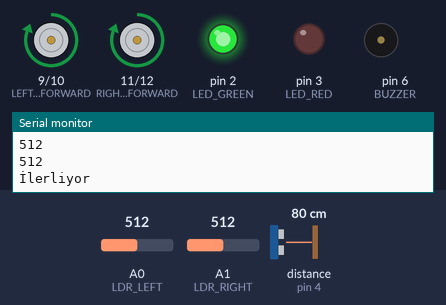
Bench run of a sketch on a simulated Arduino Uno, built with avr-gcc and run on an emulated ATmega328P. Parts: motor-driver pin pairs drawn as motors (green arrow = first pin HIGH = forward, orange = second pin HIGH = backward, longer = more drive), output pins drawn as LEDs (lit = HIGH), buzzer (waves = sounding, pin HIGH), the last lines printed to the serial monitor. Wiring (inferred from the names in the program): ultrasonic range finder: trigger pin 5; echo pin 4. The test bench sets the inputs (shaded band); at power-on: distance to the obstacle (sensor on pin 4) 80 cm, A0 (LDR_LEFT) = 512, A1 (LDR_RIGHT) = 512. The echo pulse lasts 58.3 µs per cm; pins used as bus, display or sensor lines are not drawn.

Above: at 1.2 s.
1.3 s: distance to the obstacle (sensor on pin 4) set to 33 cm
4.3 s: distance to the obstacle (sensor on pin 4) set to 27 cm
At 5.2 s:
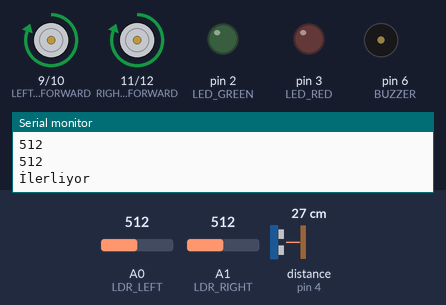
5.8 s: A0 (LDR_LEFT) set to 876
7.3 s: A0 (LDR_LEFT) set to 908
At 8.0 s:
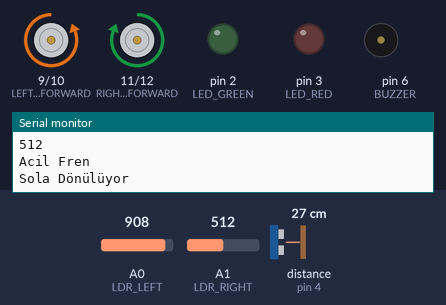
8.8 s: A1 (LDR_RIGHT) set to 882
11.8 s: A1 (LDR_RIGHT) set to 897
At 13.0 s:
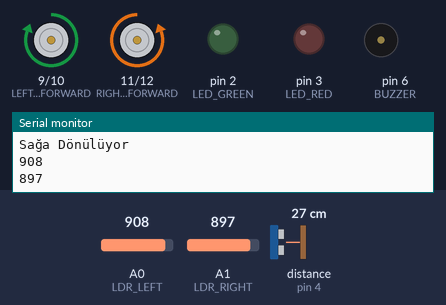
Timing chart, 0 to 14.6 s (numbered marks = the images above; inputs shaded):
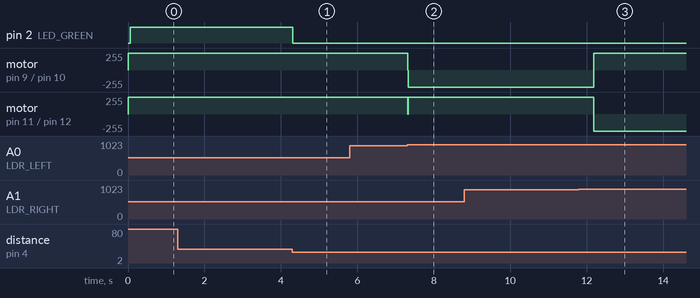

The sketch:

Otonom_Arac.ino
```cpp
#define ECHO 4
#define TRIG 5
#define LDR_LEFT A0
#define LDR_RIGHT A1
#define LED_RED 3
#define LED_GREEN 2
#define BUZZER 6

#define LEFT_ENGINE_FORWARD 9
#define LEFT_ENGINE_BACK 10
#define RIGHT_ENGINE_FORWARD 11
#define RIGHT_ENGINE_BACK 12

int FLAG = 0;

void setup() {
 Serial.begin(9600);
 pinMode(ECHO, INPUT);
 pinMode(TRIG, OUTPUT);

 pinMode(LDR_LEFT, INPUT);
 pinMode(LDR_RIGHT, INPUT);
 pinMode(LED_RED, OUTPUT);
 //pinMode(LED_YELLOW, OUTPUT);
 pinMode(LED_GREEN, OUTPUT);
 pinMode(BUZZER, OUTPUT);
 pinMode(LEFT_ENGINE_FORWARD, OUTPUT);
 pinMode(LEFT_ENGINE_BACK, OUTPUT);
 pinMode(RIGHT_ENGINE_FORWARD, OUTPUT);
 pinMode(RIGHT_ENGINE_BACK, OUTPUT);

 Serial.println("Started!");
 digitalWrite(LEFT_ENGINE_FORWARD, LOW);
 digitalWrite(LEFT_ENGINE_BACK, LOW);
 digitalWrite(RIGHT_ENGINE_FORWARD, LOW);
 digitalWrite(RIGHT_ENGINE_BACK, LOW);

}

void loop() {
 _move();
 int dist = measure_distance();
 flash_leds(dist);
 if (dist < 150){
 _break();
 // Dönme işlemi
 move_back(900);
 turn_right(500);

 return;
 }else {
 FLAG = 1;
 }
 check_ldrs();
}

int measure_distance(){
 int duration, distance;

 digitalWrite(TRIG, LOW);
 delayMicroseconds(10);
 digitalWrite(TRIG, HIGH);
 delayMicroseconds(10);
 digitalWrite(TRIG, LOW);
 duration = pulseIn(ECHO, HIGH);
 distance = (duration/2) / 2.91;
 return distance;
}

void flash_leds(int measure){

 digitalWrite(LED_RED, LOW);
 digitalWrite(LED_GREEN, LOW);
 //digitalWrite(LED_YELLOW, LOW);
 digitalWrite(BUZZER, LOW);


 if (measure >= 300){
 digitalWrite(LED_GREEN, HIGH);
 }
 else if (measure < 300 && measure >= 150){
 //digitalWrite(LED_YELLOW, HIGH);
 }
 else {
 digitalWrite(LED_RED, HIGH);
 digitalWrite(BUZZER, HIGH);
 }
}

void check_ldrs(){
 int left_brightness;
 int right_brightness;
 left_brightness = analogRead(LDR_LEFT);
 right_brightness = analogRead(LDR_RIGHT);
 Serial.println(left_brightness);
 Serial.println(right_brightness);
 if (right_brightness >= 890){
 _break();
 turn_right(400);
 }else if (left_brightness >= 890 ){
 _break();
 turn_left(400);
 }else{
 //stay();
 }
}

// Yön Fonksiyonları
void turn_left(int duration){
 digitalWrite(LEFT_ENGINE_FORWARD, LOW);
 digitalWrite(LEFT_ENGINE_BACK, HIGH);
 digitalWrite(RIGHT_ENGINE_FORWARD, HIGH);
 digitalWrite(RIGHT_ENGINE_BACK, LOW);

 Serial.println("Sola Dönülüyor");
 delay(duration);
}

void turn_right(int duration){
 digitalWrite(LEFT_ENGINE_FORWARD, HIGH);
 digitalWrite(LEFT_ENGINE_BACK, LOW);
 digitalWrite(RIGHT_ENGINE_FORWARD, LOW);
 digitalWrite(RIGHT_ENGINE_BACK, HIGH);

 Serial.println("Sağa Dönülüyor");
 delay(duration);
}

void stay(){
 digitalWrite(LEFT_ENGINE_FORWARD, LOW);
 digitalWrite(LEFT_ENGINE_BACK, LOW);
 digitalWrite(RIGHT_ENGINE_FORWARD, LOW);
 digitalWrite(RIGHT_ENGINE_BACK, LOW);
 Serial.println("Bekleniyor. Sistem Boşta");
}

void _break(){
 FLAG = 0;
 digitalWrite(LEFT_ENGINE_FORWARD, LOW);
 digitalWrite(LEFT_ENGINE_BACK, LOW);
 digitalWrite(RIGHT_ENGINE_FORWARD, LOW);
 digitalWrite(RIGHT_ENGINE_BACK, LOW);

 Serial.println("Acil Fren");
}

void _move(){
 if (FLAG == 0){
 return;
 }
 digitalWrite(LEFT_ENGINE_FORWARD, HIGH);
 digitalWrite(LEFT_ENGINE_BACK, LOW);
 digitalWrite(RIGHT_ENGINE_FORWARD, HIGH);
 digitalWrite(RIGHT_ENGINE_BACK, LOW);

 Serial.println("İlerliyor");
}

void move_back(int duration){
 digitalWrite(LEFT_ENGINE_FORWARD, LOW);
 digitalWrite(LEFT_ENGINE_BACK, HIGH);
 digitalWrite(RIGHT_ENGINE_FORWARD, LOW);
 digitalWrite(RIGHT_ENGINE_BACK, HIGH);
 Serial.println("Geri gidiliyor");
 delay(duration);
}
```

Measured:
- the behaviour switches between 31 and 30 cm on distance to the obstacle (sensor on pin 4) (found by bisection; images 0 and 1)
- the behaviour switches between 889 and 890 on A0 (LDR_LEFT) (found by bisection; images 1 and 2)
- the behaviour switches between 889 and 890 on A1 (LDR_RIGHT) (found by bisection; images 2 and 3)
- after the input at 4.3 s, pin 2 (LED_GREEN): HIGH → LOW at once
- after the input at 7.3 s, motor on pin 9 (LEFT_ENGINE_FORWARD) / pin 10 (LEFT_ENGINE_BACK): forward 255/255 → backward 255/255 at once; motor on pin 11 (RIGHT_ENGINE_FORWARD) / pin 12 (RIGHT_ENGINE_BACK): forward 255/255 → stopped at once, → forward 255/255 0.01 s later
- after the input at 11.8 s, motor on pin 9 (LEFT_ENGINE_FORWARD) / pin 10 (LEFT_ENGINE_BACK): backward 255/255 → forward 255/255 after 0.39 s; motor on pin 11 (RIGHT_ENGINE_FORWARD) / pin 12 (RIGHT_ENGINE_BACK): forward 255/255 → backward 255/255 after 0.39 s
